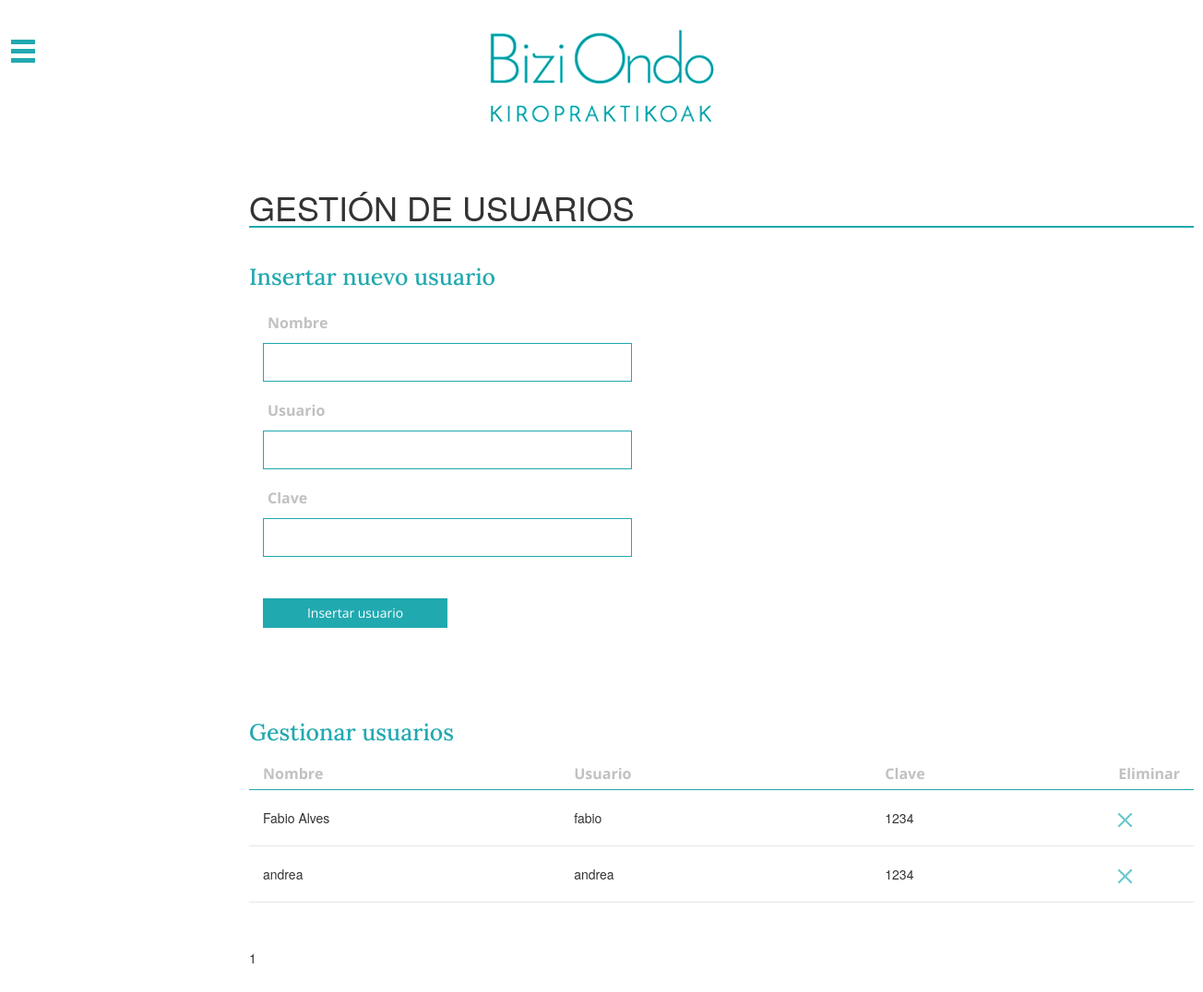
Screenshot of /admin-index.php (signed in) with the database file from the repository.
### tables this page shows
CREATE TABLE IF NOT EXISTS `admin_usuarios` (
  `id` int(11) NOT NULL AUTO_INCREMENT,
  `admin_nombre` varchar(200) NOT NULL,
  `admin_usuario` varchar(200) NOT NULL,
  `admin_clave` varchar(200) NOT NULL,
  PRIMARY KEY (`id`)
);

### admin-index.php (the view, shortened to what this page needs)
<?php session_start();
include("includes/conexiones.php");?>
<!doctype html>
<html>
<head>
<link href="admin.css" rel="stylesheet" type="text/css">
<link rel="stylesheet" type="text/css" href="css/bootstrap.min.css">
</head>
<body>
<header>
	<a href="index.php"><img src="img/logo.png" title="logo" alt="logo" class="logo"></a>
</header>
<nav>
	<?php include("includes/menu_2.php");?>
</nav>
<div id="container">
<h1 class="h1">GESTIÓN DE USUARIOS</h1>
<article>
	<h2 class="titulillos">Insertar nuevo usuario</h2>
<form id="form1" method="post" action="admin-usuario-insertar.php" class="col-lg-12">
				<label>Nombre</label>
				<input type="text" name="cnombre">
				 <br>
				<label>Usuario</label>
				<input type="text" name="cusuario">
				<br>
				<label>Clave</label>
				<input type="password" name="cclave">
				<br><br>
				<input type="submit" name="button" value="Insertar usuario" class="enviar">
</form>
	</article>
	<br><br>
	<article>
	<h2 class="titulillos">Gestionar usuarios</h2>
	  <?php
	$_pagi_sql="SELECT * FROM admin_usuarios ORDER BY id ASC";
	$_pagi_cuantos=5;
	include("includes/paginator_es.inc.php");
	?>
	<table width="100%" border="0" cellspacing="30" cellpadding="20" id="tabla" class="col-lg-12">
  <tbody>
    <tr class="arr">
      <th scope="col" class="col-lg-4">Nombre</th>
      <th scope="col" class="col-lg-4">Usuario</th>
      <th scope="col" class="col-lg-3">Clave</th>
      <th scope="col" class="col-lg-1">Eliminar</th>
    </tr>
	<?php
	  while ($fila=mysqli_fetch_array($_pagi_result)){
	?>
    <tr>
     <td class="col-lg-4"><?php echo $fila["admin_nombre"]; ?></td>
     <td class="col-lg-4"><?php echo $fila["admin_usuario"]; ?></td>
     <td class="col-lg-3"><?php echo $fila["admin_clave"]; ?></td>
     <td class="col-lg-1"><a href="#" onClick="confirmar(<?php echo $fila['id'];?>)"><img src="img/cancel.png" width="15px" class="img"></a></td>
      </tr>
  <?php } ?>
  </tbody>
</table>
<?php
	echo "<p class='limpiar'> $_pagi_navegacion </p>";
	?>
	</article>
</div>
</body>
</html>

### admin.css (style rules this page uses)
* { margin: 0; padding: 0; -webkit-box-sizing: border-box; -moz-box-sizing: border-box; box-sizing: border-box; }
#container { width: 1024px; height:1000px; left: 240px; z-index:99; position: absolute; margin-left: 30px; clear: both; text-align: left; }
html, body { width: 100%; height: 100%; position: relative; }
header { width: 100%; margin-top: 20px; margin-bottom: 20px; text-align: center; }
.h1 { font-family: 'Lora'; border-bottom: 2px solid #21a9b0; font-size: 23px; margin-top: 25px; text-align: left; margin-bottom:30px; }
.titulillos { font-family: 'Lora'; color:#21a9b0; font-size: 25px; margin-bottom: 20px; padding-top: 20px; }
#form1 { margin-bottom: 50px; }
#form1 label { font-family: 'Open Sans', sans-serif; font-size: 16px; color:rgba(132,132,132,0.5); display: block; padding: 5px; font-weight: bold; }
#form1 input { font-family: 'Open Sans', sans-serif; font-size: 14px; color: rgba(0,0,0,1.00); border: thin solid #21a9b0; padding: 10px; width: 400px; margin-bottom: 15px; }
#form1 .enviar { font-family: 'Open Sans', sans-serif; font-size: 14px; padding: 5px; color: white; margin-top: 10px; margin-bottom: 50px; background-color: #21a9b0; width: 200px; }
#tabla { margin-bottom: 50px; }
#tabla .arr { border-bottom: thin solid #21a9b0; }
#tabla th { font-family: 'Open Sans', sans-serif; font-size: 16px; color:rgba(132,132,132,0.5); padding-bottom: 5px; margin-bottom: 20px; }
#tabla td { padding-top: 20px; border-bottom: thin solid rgba(132,132,132,0.2); padding-bottom: 20px; }

### rows the page displays
admin_usuarios: admin_nombre "Fabio Alves", admin_usuario "fabio", admin_clave "1234"
admin_usuarios: admin_nombre "andrea", admin_usuario "andrea", admin_clave "1234"
